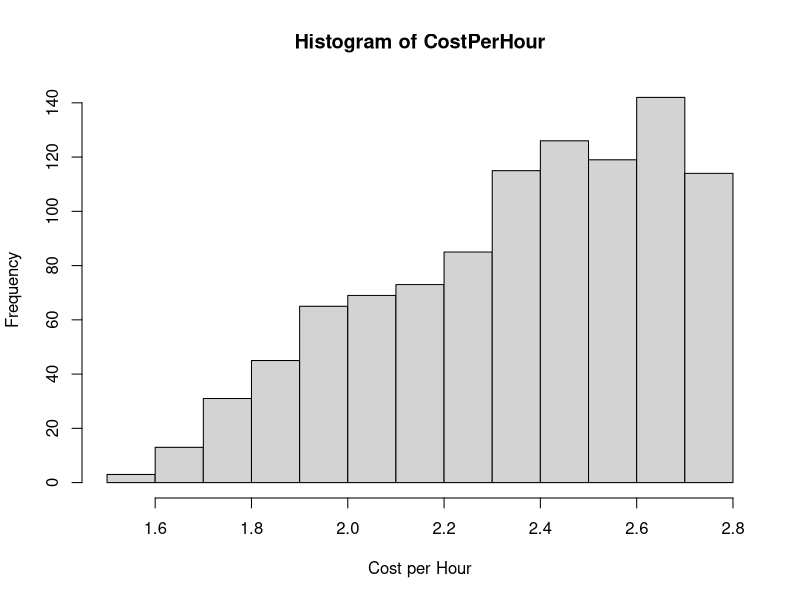

Recreate this plot in R.
# Simulation for Problem 20.6-3
# To run, click Source (or highlight everything and click Run from the menu above)

# set.seed(8) # optional - specify a seed to reproduce the simulation exactly
SimSize=1000 # set number of trials in the simulation

# Generate rondom observations for the 4 relays for the entire simultion
relay1 <- runif(SimSize,1000,2000)
relay2 <- runif(SimSize,1000,2000)
relay3 <- runif(SimSize,1000,2000)
relay4 <- runif(SimSize,1000,2000)

TTFF <- pmin(relay1,relay2,relay3,relay4) # time to first failure

RepairTime <- 2

TotalTime <- TTFF + RepairTime

TotalCost <- 1000*2+200*4

CostPerHour <- TotalCost/TotalTime

MeanCostPerHour <- mean(CostPerHour)
MeanCostPerHour  # compare to the current cost of $3.19 
sd(CostPerHour)
summary(CostPerHour)

hist(CostPerHour,xlab="Cost per Hour") # see where the current cost pf $3.19 per hr falls
